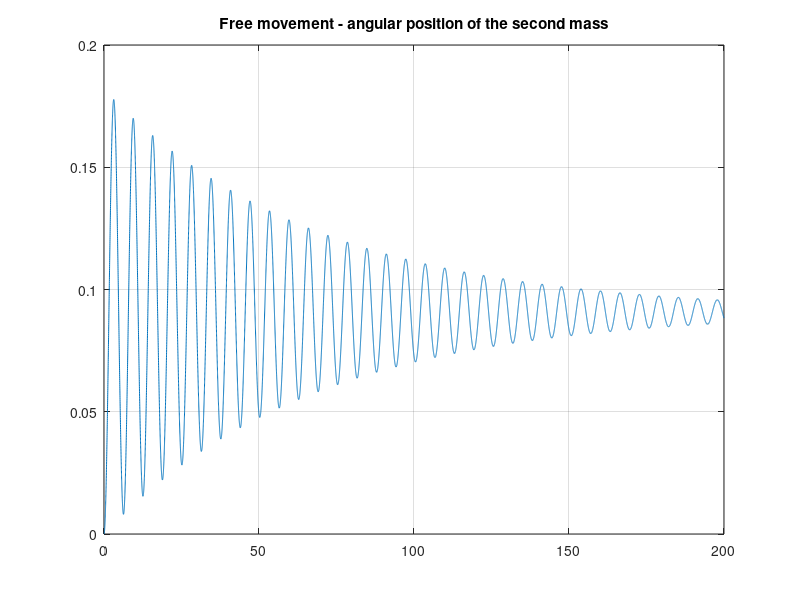
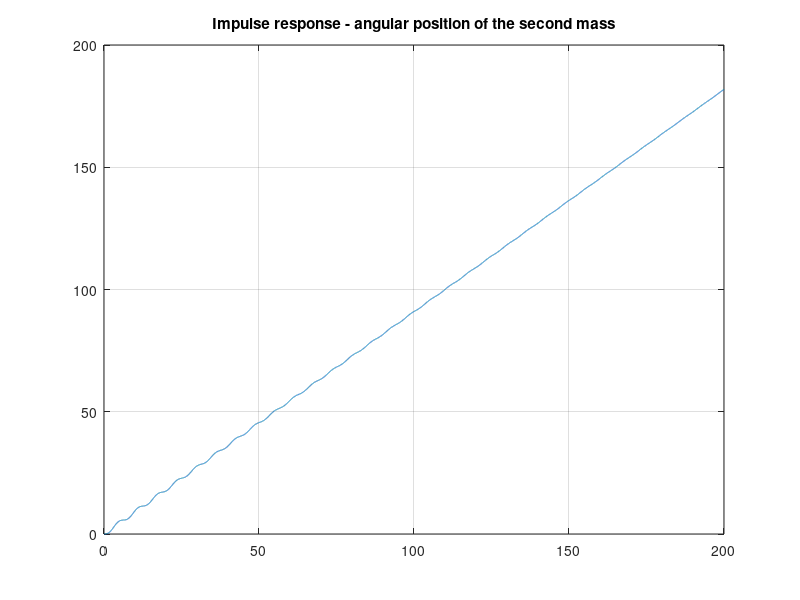
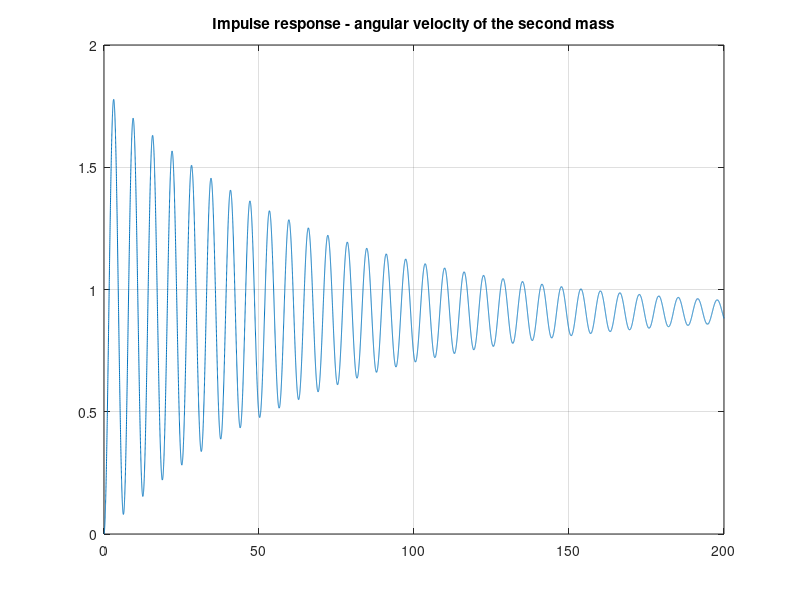

The MATLAB script that drew these images, in order:
% ME-422 Multivariable Control: Exercise session 2 
% Problem 3 - Satellite Simulation 

k=0.091;
b=0.0036;
T = 0.01;
J1=1;
J2=0.1;
A=[1 T 0 0;
    -T*k/J2 1-T*b/J2 T*k/J2 T*b/J2
    0 0 1 T
    T*k/J1 T*b/J1 -T*k/J1 1-T*b/J1];
B=[0 0 0 T*1/J1]';
C=[1 0 0 0];
D=0;
satell=ss(A,B,C,D,T);

%% (a) - Check unboundedness of modes

abs(eig(satell))
eig(satell)

% The system has two eigenvalues at 1 (the only ones that might 
% generate unbounded modes): 
%       test the dimension of the nullspace

[V]=null(A-eye(size(A,1)));

% V contains only one column vector, therefore dim(V)=1<2. 
% There is an unbounded mode

%% (b) - Analyze the free movement

tu=0:T:200;
u=0*tu;
x0=[0 0 0.1 0];
[y,t,x]=lsim(satell,u,tu,x0);
figure(1)
plot(t,y)
grid
title('Free movement - angular position of the second mass')

% An initial position different from 0 for the angle \theta_2 leads to 
% oscillations on \theta_1 that converge towards an asymptotic value 
% that is non-zero - new satellite setting
% The oscillations are due to the modes associated with the pair of poles 
% with magnitude <1 

%% (c) - Impulse response

[y,t,x]=impulse(satell,tu);
figure(2);clf;
plot(t,y)
grid
title('Impulse response - angular position of the second mass')
% The impulse response leads to a perpetual rotation of the satellite body

%% (d) - Impulse response with output as angular velocity

C=[0 1 0 0];
satell=ss(A,B,C,D,T);
[y,t,x]=impulse(satell,tu);
figure(3); clf;
plot(t,y)
grid
title('Impulse response - angular velocity of the second mass')

% Consistently with the result given in part (c) above, the angular
% velocity of the satellite settles at a constant




